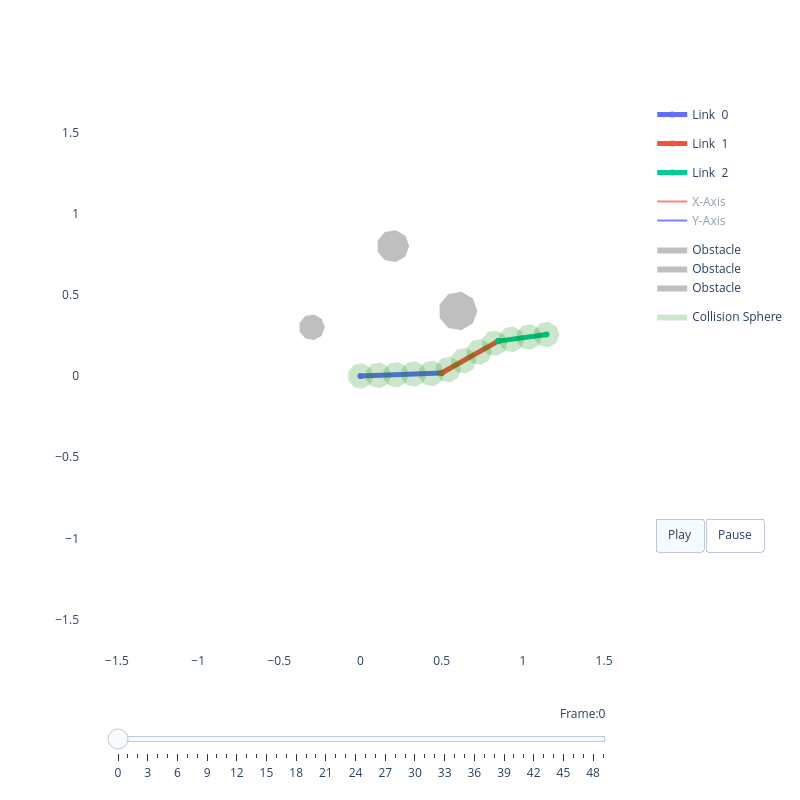

Write notebook code for a chart like this one.
### Code cell
# ---- Cell 12: Instantiate model & test model ----

device = torch.device("cuda" if torch.cuda.is_available() else "cpu")

model = WarmStartPlanner(dof=3, T=50).to(device)
model.eval()

# start / goal
q_start = torch.tensor([[0.0, 0.5, -0.3]], dtype=torch.float32).to(device)
q_goal  = torch.tensor([[1.0, -0.5, 0.8]], dtype=torch.float32).to(device)

# SDF
sdf_np = sdf_tensor.numpy()
sdf = torch.from_numpy(sdf_np).float().unsqueeze(0).unsqueeze(0).to(device)

with torch.no_grad():
    q_traj = model(q_start, q_goal, sdf)   # <-- THIS is final trajectory

# ---------------------------
# visualize
# ---------------------------
print("Trajectory shape:", q_traj.shape)

q_traj_np = q_traj.squeeze(0).cpu().numpy()

viz = RobotViewer(q_traj_np, robot, obstacles=obstacles)
viz.plot()

### Figure 1 — Plotly figure (JSON) as saved in the notebook; plotly's stock layout.template omitted (floating-point values rounded to 4 significant figures)
{"data": [{"line": {"width": 5}, "mode": "lines+markers", "name": "Link  0", "type": "scatter", "x": [0, 0.4997], "y": [0, 0.01842]}, {"line": {"width": 5}, "mode": "lines+markers", "name": "Link  1", "type": "scatter", "x": [0.4997, 0.8481], "y": [0.01842, 0.2148]}, {"line": {"width": 5}, "mode": "lines+markers", "name": "Link  2", "type": "scatter", "x": [0.8481, 1.145], "y": [0.2148, 0.2551]}, {"legendgroup": "frame", "line": {"color": "red"}, "mode": "lines", "name": "X-Axis", "showlegend": true, "type": "scatter", "visible": "legendonly", "x": [0, 0.09993], "y": [0, 0.003684]}, {"legendgroup": "frame", "line": {"color": "blue"}, "mode": "lines", "name": "Y-Axis", "showlegend": true, "type": "scatter", "visible": "legendonly", "x": [0, -0.003684], "y": [0, 0.09993]}, {"legendgroup": "frame", "line": {"color": "red"}, "mode": "lines", "name": "X-Axis", "showlegend": false, "type": "scatter", "visible": "legendonly", "x": [0.4997, 0.5868], "y": [0.01842, 0.06752]}, {"legendgroup": "frame", "line": {"color": "blue"}, "mode": "lines", "name": "Y-Axis", "showlegend": false, "type": "scatter", "visible": "legendonly", "x": [0.4997, 0.4506], "y": [0.01842, 0.1055]}, {"legendgroup": "frame", "line": {"color": "red"}, "mode": "lines", "name": "X-Axis", "showlegend": false, "type": "scatter", "visible": "legendonly", "x": [0.8481, 0.9472], "y": [0.2148, 0.2283]}, {"legendgroup": "frame", "line": {"color": "blue"}, "mode": "lines", "name": "Y-Axis", "showlegend": false, "type": "scatter", "visible": "legendonly", "x": [0.8481, 0.8347], "y": [0.2148, 0.3139]}, {"legendgroup": "frame", "line": {"color": "red"}, "mode": "lines", "name": "X-Axis", "showlegend": false, "type": "scatter", "visible": "legendonly", "x": [1.145, 1.244], "y": [0.2551, 0.2685]}, {"legendgroup": "frame", "line": {"color": "blue"}, "mode": "lines", "name": "Y-Axis", "showlegend": false, "type": "scatter", "visible": "legendonly", "x": [1.145, 1.132], "y": [0.2551, 0.3542]}, {"fill": "toself", "fillcolor": "gray", "legendgroup": "obstacle", "line": {"width": 0}, "mode": "lines", "name": "Obstacle", "opacity": 0.5, "type": "scatter", "x": [0.72, 0.6919, 0.6208, 0.54, 0.4872, 0.4872, 0.54, 0.6208, 0.6919, 0.72], "y": [0.4, 0.4771, 0.5182, 0.5039, 0.441, 0.359, 0.2961, 0.2818, 0.3229, 0.4]}, {"fill": "toself", "fillcolor": "gray", "legendgroup": "obstacle", "line": {"width": 0}, "mode": "lines", "name": "Obstacle", "opacity": 0.5, "type": "scatter", "x": [0.3, 0.2766, 0.2174, 0.15, 0.106, 0.106, 0.15, 0.2174, 0.2766, 0.3], "y": [0.8, 0.8643, 0.8985, 0.8866, 0.8342, 0.7658, 0.7134, 0.7015, 0.7357, 0.8]}, {"fill": "toself", "fillcolor": "gray", "legendgroup": "obstacle", "line": {"width": 0}, "mode": "lines", "name": "Obstacle", "opacity": 0.5, "type": "scatter", "x": [-0.22, -0.2387, -0.2861, -0.34, -0.3752, -0.3752, -0.34, -0.2861, -0.2387, -0.22], "y": [0.3, 0.3514, 0.3788, 0.3693, 0.3274, 0.2726, 0.2307, 0.2212, 0.2486, 0.3]}, {"fill": "toself", "fillcolor": "green", "legendgroup": "sphere", "line": {"width": 0}, "mode": "lines", "name": "Collision Sphere", "opacity": 0.2, "showlegend": true, "type": "scatter", "x": [0.08, 0.06128, 0.01389, -0.04, -0.07518, -0.07518, -0.04, 0.01389, 0.06128, 0.08], "y": [0.0, 0.05142, 0.07878, 0.06928, 0.02736, -0.02736, -0.06928, -0.07878, -0.05142, -1.959e-17]}, {"fill": "toself", "fillcolor": "green", "legendgroup": "sphere", "line": {"width": 0}, "mode": "lines", "name": "Collision Sphere", "opacity": 0.2, "showlegend": false, "type": "scatter", "x": [0.189, 0.1703, 0.1229, 0.06902, 0.03384, 0.03384, 0.06902, 0.1229, 0.1703, 0.189], "y": [0.004019, 0.05544, 0.0828, 0.0733, 0.03138, -0.02334, -0.06526, -0.07477, -0.0474, 0.004019]}, {"fill": "toself", "fillcolor": "green", "legendgroup": "sphere", "line": {"width": 0}, "mode": "lines", "name": "Collision Sphere", "opacity": 0.2, "showlegend": false, "type": "scatter", "x": [0.298, 0.2793, 0.2319, 0.178, 0.1429, 0.1429, 0.178, 0.2319, 0.2793, 0.298], "y": [0.008037, 0.05946, 0.08682, 0.07732, 0.0354, -0.01932, -0.06124, -0.07075, -0.04339, 0.008037]}, {"fill": "toself", "fillcolor": "green", "legendgroup": "sphere", "line": {"width": 0}, "mode": "lines", "name": "Collision Sphere", "opacity": 0.2, "showlegend": false, "type": "scatter", "x": [0.4071, 0.3883, 0.3409, 0.2871, 0.2519, 0.2519, 0.2871, 0.3409, 0.3883, 0.4071], "y": [0.01206, 0.06348, 0.09084, 0.08134, 0.03942, -0.01531, -0.05723, -0.06673, -0.03937, 0.01206]}, {"fill": "toself", "fillcolor": "green", "legendgroup": "sphere", "line": {"width": 0}, "mode": "lines", "name": "Collision Sphere", "opacity": 0.2, "showlegend": false, "type": "scatter", "x": [0.5161, 0.4974, 0.45, 0.3961, 0.3609, 0.3609, 0.3961, 0.45, 0.4974, 0.5161], "y": [0.01607, 0.0675, 0.09486, 0.08536, 0.04344, -0.01129, -0.05321, -0.06271, -0.03535, 0.01607]}, {"fill": "toself", "fillcolor": "green", "legendgroup": "sphere", "line": {"width": 0}, "mode": "lines", "name": "Collision Sphere", "opacity": 0.2, "showlegend": false, "type": "scatter", "x": [0.6193, 0.6005, 0.5531, 0.4993, 0.4641, 0.4641, 0.4993, 0.5531, 0.6005, 0.6193], "y": [0.04074, 0.09216, 0.1195, 0.11, 0.0681, 0.01338, -0.02854, -0.03805, -0.01068, 0.04074]}, {"fill": "toself", "fillcolor": "green", "legendgroup": "sphere", "line": {"width": 0}, "mode": "lines", "name": "Collision Sphere", "opacity": 0.2, "showlegend": false, "type": "scatter", "x": [0.7143, 0.6956, 0.6482, 0.5943, 0.5591, 0.5591, 0.5943, 0.6482, 0.6956, 0.7143], "y": [0.09431, 0.1457, 0.1731, 0.1636, 0.1217, 0.06695, 0.02503, 0.01552, 0.04289, 0.09431]}, {"fill": "toself", "fillcolor": "green", "legendgroup": "sphere", "line": {"width": 0}, "mode": "lines", "name": "Collision Sphere", "opacity": 0.2, "showlegend": false, "type": "scatter", "x": [0.8093, 0.7906, 0.7432, 0.6893, 0.6541, 0.6541, 0.6893, 0.7432, 0.7906, 0.8093], "y": [0.1479, 0.1993, 0.2267, 0.2172, 0.1752, 0.1205, 0.0786, 0.06909, 0.09646, 0.1479]}, {"fill": "toself", "fillcolor": "green", "legendgroup": "sphere", "line": {"width": 0}, "mode": "lines", "name": "Collision Sphere", "opacity": 0.2, "showlegend": false, "type": "scatter", "x": [0.9044, 0.8856, 0.8382, 0.7844, 0.7492, 0.7492, 0.7844, 0.8382, 0.8856, 0.9044], "y": [0.2014, 0.2529, 0.2802, 0.2707, 0.2288, 0.1741, 0.1322, 0.1227, 0.15, 0.2014]}, {"fill": "toself", "fillcolor": "green", "legendgroup": "sphere", "line": {"width": 0}, "mode": "lines", "name": "Collision Sphere", "opacity": 0.2, "showlegend": false, "type": "scatter", "x": [1.009, 0.9905, 0.9431, 0.8892, 0.854, 0.854, 0.8892, 0.9431, 0.9905, 1.009], "y": [0.2258, 0.2772, 0.3046, 0.2951, 0.2532, 0.1985, 0.1565, 0.147, 0.1744, 0.2258]}, {"fill": "toself", "fillcolor": "green", "legendgroup": "sphere", "line": {"width": 0}, "mode": "lines", "name": "Collision Sphere", "opacity": 0.2, "showlegend": false, "type": "scatter", "x": [1.117, 1.099, 1.051, 0.9973, 0.9621, 0.9621, 0.9973, 1.051, 1.099, 1.117], "y": [0.2405, 0.2919, 0.3193, 0.3098, 0.2678, 0.2131, 0.1712, 0.1617, 0.189, 0.2405]}, {"fill": "toself", "fillcolor": "green", "legendgroup": "sphere", "line": {"width": 0}, "mode": "lines", "name": "Collision Sphere", "opacity": 0.2, "showlegend": false, "type": "scatter", "x": [1.225, 1.207, 1.159, 1.105, 1.07, 1.07, 1.105, 1.159, 1.207, 1.225], "y": [0.2551, 0.3065, 0.3339, 0.3244, 0.2825, 0.2278, 0.1858, 0.1763, 0.2037, 0.2551]}], "layout": {"height": 800, "paper_bgcolor": "white", "plot_bgcolor": "white", "showlegend": true, "sliders": [{"currentvalue": {"prefix": "Frame:", "visible": true, "xanchor": "right"}, "len": 0.9, "pad": {"b": 10, "t": 50}, "steps": [{"args": [["0"], {"frame": {"duration": 100, "redraw": true}, "mode": "immediate", "transition": {"duration": 0}}], "label": "0", "method": "animate"}, {"args": [["1"], {"frame": {"duration": 100, "redraw": true}, "mode": "immediate", "transition": {"duration": 0}}], "label": "1", "method": "animate"}, {"args": [["2"], {"frame": {"duration": 100, "redraw": true}, "mode": "immediate", "transition": {"duration": 0}}], "label": "2", "method": "animate"}, {"args": [["3"], {"frame": {"duration": 100, "redraw": true}, "mode": "immediate", "transition": {"duration": 0}}], "label": "3", "method": "animate"}, {"args": [["4"], {"frame": {"duration": 100, "redraw": true}, "mode": "immediate", "transition": {"duration": 0}}], "label": "4", "method": "animate"}, {"args": [["5"], {"frame": {"duration": 100, "redraw": true}, "mode": "immediate", "transition": {"duration": 0}}], "label": "5", "method": "animate"}, {"args": [["6"], {"frame": {"duration": 100, "redraw": true}, "mode": "immediate", "transition": {"duration": 0}}], "label": "6", "method": "animate"}, {"args": [["7"], {"frame": {"duration": 100, "redraw": true}, "mode": "immediate", "transition": {"duration": 0}}], "label": "7", "method": "animate"}, {"args": [["8"], {"frame": {"duration": 100, "redraw": true}, "mode": "immediate", "transition": {"duration": 0}}], "label": "8", "method": "animate"}, {"args": [["9"], {"frame": {"duration": 100, "redraw": true}, "mode": "immediate", "transition": {"duration": 0}}], "label": "9", "method": "animate"}, {"args": [["10"], {"frame": {"duration": 100, "redraw": true}, "mode": "immediate", "transition": {"duration": 0}}], "label": "10", "method": "animate"}, {"args": [["11"], {"frame": {"duration": 100, "redraw": true}, "mode": "immediate", "transition": {"duration": 0}}], "label": "11", "method": "animate"}, {"args": [["12"], {"frame": {"duration": 100, "redraw": true}, "mode": "immediate", "transition": {"duration": 0}}], "label": "12", "method": "animate"}, {"args": [["13"], {"frame": {"duration": 100, "redraw": true}, "mode": "immediate", "transition": {"duration": 0}}], "label": "13", "method": "animate"}, {"args": [["14"], {"frame": {"duration": 100, "redraw": true}, "mode": "immediate", "transition": {"duration": 0}}], "label": "14", "method": "animate"}, {"args": [["15"], {"frame": {"duration": 100, "redraw": true}, "mode": "immediate", "transition": {"duration": 0}}], "label": "15", "method": "animate"}, {"args": [["16"], {"frame": {"duration": 100, "redraw": true}, "mode": "immediate", "transition": {"duration": 0}}], "label": "16", "method": "animate"}, {"args": [["17"], {"frame": {"duration": 100, "redraw": true}, "mode": "immediate", "transition": {"duration": 0}}], "label": "17", "method": "animate"}, {"args": [["18"], {"frame": {"duration": 100, "redraw": true}, "mode": "immediate", "transition": {"duration": 0}}], "label": "18", "method": "animate"}, {"args": [["19"], {"frame": {"duration": 100, "redraw": true}, "mode": "immediate", "transition": {"duration": 0}}], "label": "19", "method": "animate"}, {"args": [["20"], {"frame": {"duration": 100, "redraw": true}, "mode": "immediate", "transition": {"duration": 0}}], "label": "20", "method": "animate"}, {"args": [["21"], {"frame": {"duration": 100, "redraw": true}, "mode": "immediate", "transition": {"duration": 0}}], "label": "21", "method": "animate"}, {"args": [["22"], {"frame": {"duration": 100, "redraw": true}, "mode": "immediate", "transition": {"duration": 0}}], "label": "22", "method": "animate"}, {"args": [["23"], {"frame": {"duration": 100, "redraw": true}, "mode": "immediate", "transition": {"duration": 0}}], "label": "23", "method": "animate"}, {"args": [["24"], {"frame": {"duration": 100, "redraw": true}, "mode": "immediate", "transition": {"duration": 0}}], "label": "24", "method": "animate"}, {"args": [["25"], {"frame": {"duration": 100, "redraw": true}, "mode": "immediate", "transition": {"duration": 0}}], "label": "25", "method": "animate"}, {"args": [["26"], {"frame": {"duration": 100, "redraw": true}, "mode": "immediate", "transition": {"duration": 0}}], "label": "26", "method": "animate"}, {"args": [["27"], {"frame": {"duration": 100, "redraw": true}, "mode": "immediate", "transition": {"duration": 0}}], "label": "27", "method": "animate"}, {"args": [["28"], {"frame": {"duration": 100, "redraw": true}, "mode": "immediate", "transition": {"duration": 0}}], "label": "28", "method": "animate"}, {"args": [["29"], {"frame": {"duration": 100, "redraw": true}, "mode": "immediate", "transition": {"duration": 0}}], "label": "29", "method": "animate"}, {"args": [["30"], {"frame": {"duration": 100, "redraw": true}, "mode": "immediate", "transition": {"duration": 0}}], "label": "30", "method": "animate"}, {"args": [["31"], {"frame": {"duration": 100, "redraw": true}, "mode": "immediate", "transition": {"duration": 0}}], "label": "31", "method": "animate"}, {"args": [["32"], {"frame": {"duration": 100, "redraw": true}, "mode": "immediate", "transition": {"duration": 0}}], "label": "32", "method": "animate"}, {"args": [["33"], {"frame": {"duration": 100, "redraw": true}, "mode": "immediate", "transition": {"duration": 0}}], "label": "33", "method": "animate"}, {"args": [["34"], {"frame": {"duration": 100, "redraw": true}, "mode": "immediate", "transition": {"duration": 0}}], "label": "34", "method": "animate"}, {"args": [["35"], {"frame": {"duration": 100, "redraw": true}, "mode": "immediate", "transition": {"duration": 0}}], "label": "35", "method": "animate"}, {"args": [["36"], {"frame": {"duration": 100, "redraw": true}, "mode": "immediate", "transition": {"duration": 0}}], "label": "36", "method": "animate"}, {"args": [["37"], {"frame": {"duration": 100, "redraw": true}, "mode": "immediate", "transition": {"duration": 0}}], "label": "37", "method": "animate"}, {"args": [["38"], {"frame": {"duration": 100, "redraw": true}, "mode": "immediate", "transition": {"duration": 0}}], "label": "38", "method": "animate"}, {"args": [["39"], {"frame": {"duration": 100, "redraw": true}, "mode": "immediate", "transition": {"duration": 0}}], "label": "39", "method": "animate"}, {"args": [["40"], {"frame": {"duration": 100, "redraw": true}, "mode": "immediate", "transition": {"duration": 0}}], "label": "40", "method": "animate"}, {"args": [["41"], {"frame": {"duration": 100, "redraw": true}, "mode": "immediate", "transition": {"duration": 0}}], "label": "41", "method": "animate"}, {"args": [["42"], {"frame": {"duration": 100, "redraw": true}, "mode": "immediate", "transition": {"duration": 0}}], "label": "42", "method": "animate"}, {"args": [["43"], {"frame": {"duration": 100, "redraw": true}, "mode": "immediate", "transition": {"duration": 0}}], "label": "43", "method": "animate"}, {"args": [["44"], {"frame": {"duration": 100, "redraw": true}, "mode": "immediate", "transition": {"duration": 0}}], "label": "44", "method": "animate"}, {"args": [["45"], {"frame": {"duration": 100, "redraw": true}, "mode": "immediate", "transition": {"duration": 0}}], "label": "45", "method": "animate"}, {"args": [["46"], {"frame": {"duration": 100, "redraw": true}, "mode": "immediate", "transition": {"duration": 0}}], "label": "46", "method": "animate"}, {"args": [["47"], {"frame": {"duration": 100, "redraw": true}, "mode": "immediate", "transition": {"duration": 0}}], "label": "47", "method": "animate"}, {"args": [["48"], {"frame": {"duration": 100, "redraw": true}, "mode": "immediate", "transition": {"duration": 0}}], "label": "48", "method": "animate"}, {"args": [["49"], {"frame": {"duration": 100, "redraw": true}, "mode": "immediate", "transition": {"duration": 0}}], "label": "49", "method": "animate"}], "transition": {"duration": 0}, "x": 0.5, "xanchor": "center", "y": 0, "yanchor": "top"}], "updatemenus": [{"buttons": [{"args": [null, {"frame": {"duration": 100, "redraw": false}, "fromcurrent": true}], "label": "Play", "method": "animate"}, {"args": [[null], {"frame": {"duration": 0, "redraw": true}, "mode": "immediate", "transition": {"duration": 0}}], "label": "Pause", "method": "animate"}], "direction": "left", "pad": {"r": 10, "t": 87}, "showactive": true, "type": "buttons", "x": 1.025, "xanchor": "left", "y": 0.4, "yanchor": "top"}], "width": 800, "xaxis": {"range": [-1.7, 1.7], "scaleanchor": "y", "scaleratio": 1, "showgrid": false, "zeroline": false}, "yaxis": {"range": [-1.7, 1.7], "scaleanchor": "x", "scaleratio": 1, "showgrid": false, "zeroline": false}}}
